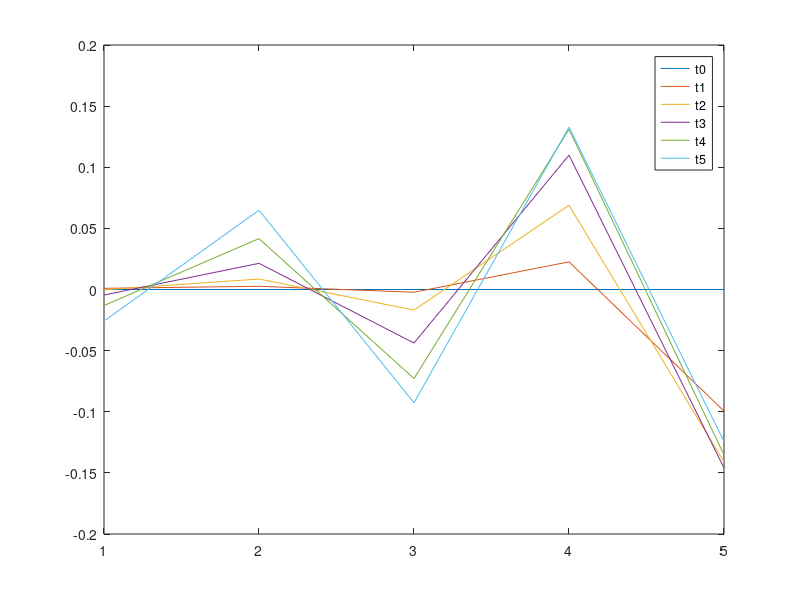

Recreate this plot in MATLAB.
cant = 5;
t_max = 0.01;
t_ini=0;
dt=0.002;
phi0=0;
dif_phi6 = 1;
cant_pasos_tiempo = (t_max-t_ini)/dt;
b= zeros(cant,1);

A= [132 27.5 0 0 0;
    -27.5 105 22.5 0 0;
    0 -27.5 105 22.5 0;
    0 0 -27.5 105 22.5;
    0 0 0 -27.5 127.5];

%Phi tiempo 0.
phi1= 0;
phi2= 0;
phi3= 0;
phi4= 0;
phi5= 0;


temp_t = [phi1,phi2,phi3,phi4,phi5]';

for i=1:cant_pasos_tiempo
    
    st1=100*temp_t(1,i) - 0.5*(-100*phi0 - 10*(phi0 - temp_t(1,i)) + 50*(temp_t(1,i) + temp_t(2,i)) - 5*(temp_t(2,i) - temp_t(1,i)));
    st2=100*temp_t(2,i) - 0.5*(-50*(temp_t(1,i)+temp_t(2,i)) - 5*(temp_t(1,i) - temp_t(2,i)) + 50*(temp_t(2,i) + temp_t(3,i)) - 5*(temp_t(3,i) - temp_t(2,i)));
    st3=100*temp_t(3,i) - 0.5*(-50*(temp_t(2,i)+temp_t(3,i)) - 5*(temp_t(2,i) - temp_t(3,i)) + 50*(temp_t(3,i) + temp_t(4,i)) - 5*(temp_t(4,i) - temp_t(3,i)));
    st4=100*temp_t(4,i) - 0.5*(-50*(temp_t(3,i)+temp_t(4,i)) - 5*(temp_t(3,i) - temp_t(4,i)) + 50*(temp_t(4,i) + temp_t(5,i)) - 5*(temp_t(5,i) - temp_t(4,i)));
    st5=100*temp_t(5,i) - 0.5*(-50*(temp_t(4,i)+temp_t(5,i)) - 5*(temp_t(4,i) - temp_t(5,i)) + 10*dif_phi6 + 100*temp_t(5,i) -dif_phi6);
    
    b=[(1/5 + st1) (1/5 + st2) (1/5 + st3) (1/5 + st4) (-8.8 + st5)];
    
    a= A\b';
    temp_t = [temp_t(:,:),a(:)];
    
end

plot(temp_t);
legend('t0','t1','t2','t3','t4','t5');